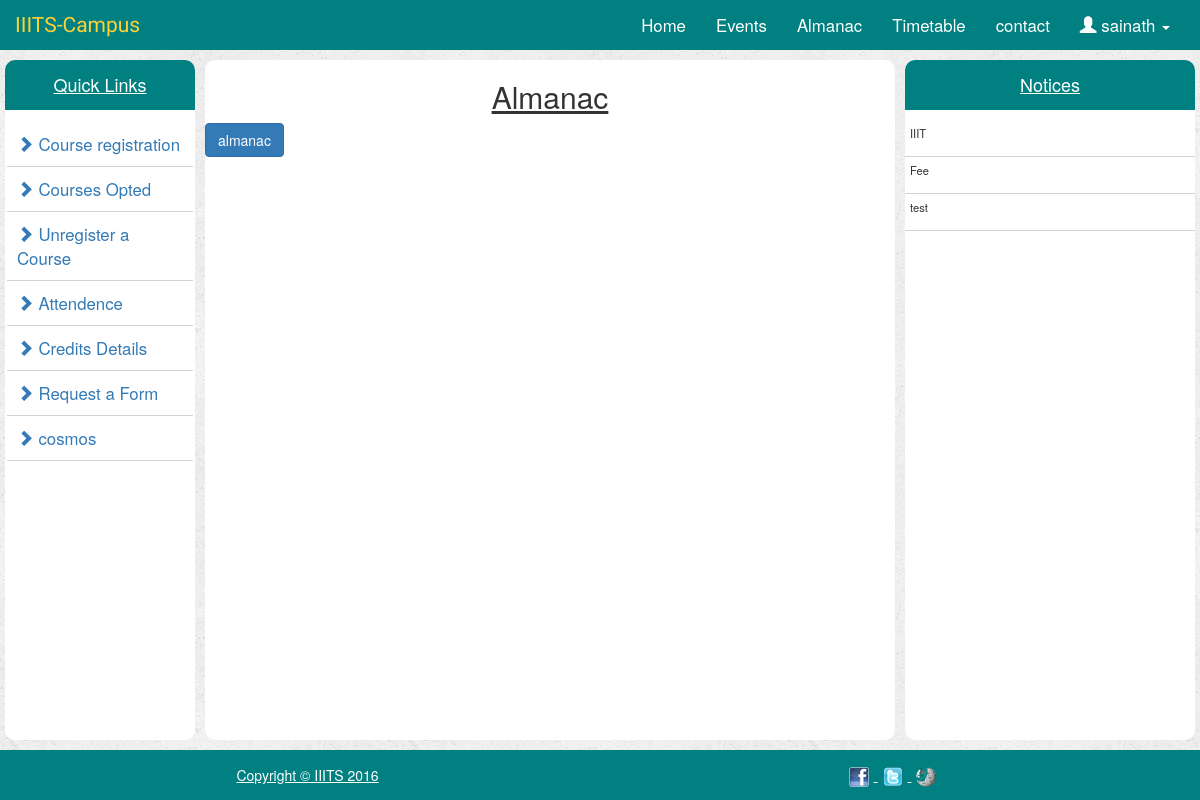
The app's page /almanac/ (signed in) with its own data.
### portal/models.py (models this page shows, shortened)
class Notices(models.Model):
    notice_title = models.CharField(max_length=80)
    notice_description = models.TextField()

### portal/views.py (the view)
# urls.py: url(r'^almanac/$',views.almanac,name='almanac'),
@login_required(redirect_field_name='message')
def almanac(request):
    all_notices = Notices.objects.all()
    content_notice = {
        'all_notices': all_notices,
    }
    return render(request,'portal/almanac.html',content_notice)

### portal/templates/portal/almanac.html (shortened to what this page needs)
{% extends 'portal/index.html' %}
{% load staticfiles %}
{% block centerContent %}
    <h2 class="centerhead">Almanac</h2>
    <button class="btn btn-primary" data-toggle="modal" data-target="#eventModal">almanac</button>
{% endblock %}

### portal/templates/portal/index.html (shortened to what this page needs)
<!DOCTYPE html>
<html lang="en">
<head>
    {% load staticfiles %}
    <link rel="stylesheet" href="https://maxcdn.bootstrapcdn.com/bootstrap/3.3.7/css/bootstrap.min.css"/>
    <link rel="stylesheet" type="text/css" href="{% static 'portal/bootstrap.min.css' %}"/>
    <link rel="stylesheet" type="text/css" href="{% static 'portal/style.css' %}"/>
</head>
<body>
    <nav class = "navbar navbar-inverse">
        <div class = "container-fluid">
            <div class = "navbar-header">
                <a href="{% url 'index' %}" class = navbar-brand> IIITS-Campus</a>
            </div>
            <div class = "navbar-collapse collapse" id="topNavBar">
                <ul class = "nav navbar-nav navbar-right">
                    <li><a href="{% url 'index' %}" class ="active">Home</a></li>
                    <li><a href="{% url 'events' %}">Events</a></li>
                    <li><a href="{% url 'almanac' %}">Almanac</a></li>
                    <li><a href="{% url 'timetable' %}">Timetable</a></li>
                    <li><a href="{% url 'contact' %}">contact</a></li>
                    {% if user.is_authenticated %}
                        <li class="dropdown"><a href="#" class="dropdown-toggle" data-toggle="dropdown" role="button" aria-haspopup="true" aria-expanded="false"><span class="glyphicon glyphicon-user" aria-hidden="true"></span>&nbsp;{{ user.get_full_name }}&nbsp;<span class="caret" aria-hidden="true"></span></a>
                        </li>
                    {% else %}
                        <li><a href="{% url 'userLogin' %}"><span class="glyphicon glyphicon-user" aria-hidden="true"></span>&nbsp;LogIn</a></li>
                    {% endif %}
                </ul>
            </div>
        </div>
    </nav>
    <div class="container-fluid">
        <div class = "row">
            <div class = "col-md-2" >
                <div class="colHeight">
                    <h4 class="centerText">Quick Links</h4>
                    <ul>
                        <li><a href="{% url 'register' %}"><span class="glyphicon glyphicon-chevron-right"></span>&nbsp;Course registration</a></li>
                        <li><a href="{% url 'my_courses' %}"><span class="glyphicon glyphicon-chevron-right"></span>&nbsp;Courses Opted</a></li>
                        <li><a href="{% url 'unregister' %}"><span class="glyphicon glyphicon-chevron-right"></span>&nbsp;Unregister a Course</a></li>
                        <li><a href="#"><span class="glyphicon glyphicon-chevron-right"></span>&nbsp;Attendence</a></li>
                        <li><a href="{% url 'credits' %}"><span class="glyphicon glyphicon-chevron-right"></span>&nbsp;Credits Details</a></li>
                        <li><a href="{% url 'requestForm' %}"><span class="glyphicon glyphicon-chevron-right"></span>&nbsp;Request a Form</a></li>
                        <li><a href="http://cosmos.iiits.in"><span class="glyphicon glyphicon-chevron-right"></span>&nbsp;cosmos</a></li>
                    </ul>
                </div>
            </div>
            <div class = col-md-7>
                <div class="colHeight">
                    {% block centerContent%}
                    {% endblock %}
                </div>
            </div>
            <div class = col-md-3>
                <div class="colHeight notice-list">
                    <h4 class ="centerText">Notices</h4>
                    <ul>
                        {% for notice in all_notices %}
                            <li><p>{{ notice.notice_title }}</p></li>
                        {% endfor %}
                    </ul>
                </div>
            </div>
        </div>
    </div>
    <footer>
        <div class="container">
            <div class="row">
                <div class="col-md-6 centerText">
                    <span class="copyright ">Copyright &copy; IIITS 2016</span>
                </div>
                <div class="col-md-6 centerText">
                    <ul class="list-inline">
                        <li><a href="#"><img src="{% static 'portal/images/facebook.png' %}" alt="IIITS-facebook"></a>
                        </li>
                        <li><a href="#"><img src="{% static 'portal/images/twitter.png' %}" alt="IIITS-twitter"></a>
                        </li>
                        <li><a href="#"><img src="{% static 'portal/images/wikipedia.png' %}" alt="IIITS-wikipedia"></a>
                        </li>
                    </ul>
                </div>
            </div>
        </div>
    </footer>
</body>
</html>

### portal/static/portal/style.css (style rules this page uses)
body { background: white url("images/background.png"); }
.navbar { border-radius: 0; background: teal; border: none; margin: 0; }
.navbar-brand { font-size: 1.5em; font-family: 'Satisfy', cursive; }
.navbar-inverse .navbar-brand { color: cornsilk; }
.nav.navbar-nav.navbar-right li a { font-size:1.2em; }
.navbar-inverse .navbar-nav li a { color: #fff; }
.colHeight { height: 800px; background: white; margin-top: 10px; border-radius: 10px; overflow-x: hidden; overflow-y: auto; }
.col-md-2 , .col-md-7, .col-md-3 { padding-right: 5px; padding-left: 5px; }
.centerText { text-align: center; padding:15px; margin-top: 0; color: white; text-decoration: underline; background: teal; -moz-border-radius-topleft: 10px; -moz-border-radius-topright: 10px; }
.centerhead { text-align: center; text-decoration: underline; }
footer { height: 50px; background: #008080; margin-top: 10px; }
.colHeight ul { padding: 2px; }
.colHeight ul li { font-size: 1.2em; padding: 10px; border-bottom: 1px solid lightgray; }
.colHeight ul li a { text-decoration: none; }
.list-inline { padding:0px; margin: 0px; }
.list-inline li { list-style-type: none; }
.notice-list ul { padding:0px; }
.notice-list ul li { font-size: 0.8em; border:0px; padding: 5px; border-bottom: 1px solid lightgray; }

### records on screen
Notices: notice_title "IIIT"
Notices: notice_title "Fee"
Notices: notice_title "test"

### other values on screen
{{ user.get_full_name }} "sainath"
